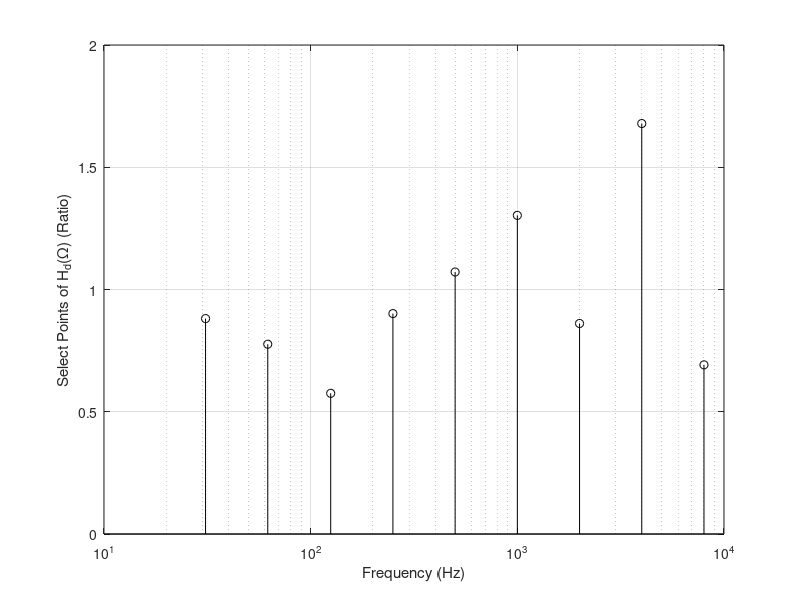

Write MATLAB code to recreate this figure. (Note: this script raises an error after producing the figure.)
clear variables; close all;
freq = [31, 62, 125, 250, 500, 1000, 2000, 4000, 8000]';
Hd_db = [-1.1, -2.2, -4.8, -0.9, 0.6, 2.3, -1.3, 4.5, -3.2]';
Hd = db2mag(Hd_db);
figure(); stem(freq,Hd,'k'); xlabel('Frequency (Hz)'); ylabel('Select Points of H_d(\Omega) (Ratio)');
set(gca,'xscal','log'); grid on;

Fs = 20000; Ts = 1/Fs;

Lh = length(Hd);
K = 100*Lh; k = 0:K-1; Omegak = k*2*pi/K;
% Omegap1 = 20*2*pi*Ts; Omegap2 = 20000*2*pi*Ts;
% Omegas1 = 10*2*pi*Ts; Omegas2 = 25000*2*pi*Ts;
% deltap = 1; deltas = 0.01;

l = (0:Lh-1)'; 
a = exp(1j*l*Omegak)/K;
A = toeplitz(a); 

b = exp(1j*l*Omegak)*(Hd/K).';

h = (A\b);
n = (0:Lh-1)';

figure(); subplot(211); stem(n,h,'k');

% Q = (Omegak<=Omegas1)/(deltas^2) + (Omegak>=Omegap1 & Omegak<=Omegap2)/((deltap/2)^2) ...
%     + (Omegak>=Omegas2)/(deltas^2); 
% Q(fix(K/2)+2:end) = Q(round(K/2):-1:2);






% Omega = linspace(0,pi,1001); 
% H = polyval(h,exp(1j*Omega)).*exp(-1j*(Lh-1)*Omega);
% subplot(212); 
% plot(Omega,abs(H));
% hold on; 
% plot(linspace(0,max(Omega),200),abs(Hd),'k');

